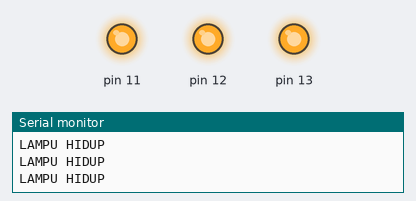
Recording of a sketch running on a simulated Arduino Uno, built with avr-gcc and run on an emulated ATmega328P. On the bench: output pins drawn as LEDs (lit = HIGH), the last lines printed to the serial monitor.

Above: at 0.5 s.
At 3.5 s:
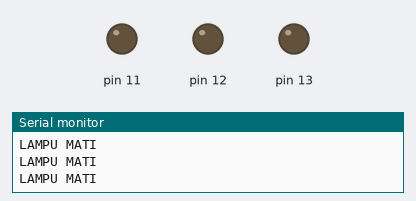
Timing chart, 0 to 4.6 s (numbered marks = the images above):
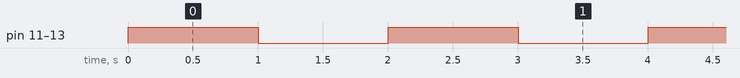

Measured:
- by itself, pin 11–13: alternates HIGH for 1.0 s and LOW for 1.0 s

The sketch:

3_LED_MATI_NYALA.ino
```cpp
void setup() {
  Serial.begin(9600);
  pinMode(13, OUTPUT);
  pinMode(12, OUTPUT);
  pinMode(11, OUTPUT);
}

void loop() {
  digitalWrite(13, HIGH);
  Serial.println ("LAMPU HIDUP");
  digitalWrite(12, HIGH);
  Serial.println ("LAMPU HIDUP");
  digitalWrite(11, HIGH);
  Serial.println ("LAMPU HIDUP");
  delay(1000);

  digitalWrite(13, LOW);
  Serial.println ("LAMPU MATI");
  digitalWrite(12, LOW);
  Serial.println ("LAMPU MATI");
  digitalWrite(11, LOW);
  Serial.println ("LAMPU MATI");
  delay(1000);
}
```
